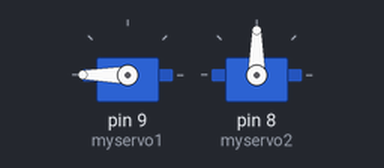
This sketch was run on a simulated Arduino Uno, built with avr-gcc and run on an emulated ATmega328P. Shown: 2 × servo.

Above: at 0.05 s.
At 1.05 s:
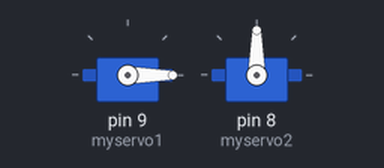
At 2.05 s:
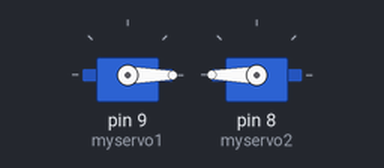
At 4.05 s:
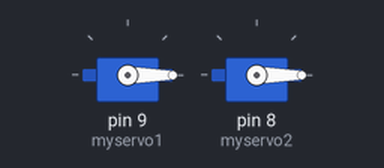
Timing chart, 0 to 5.3 s (numbered marks = the images above):
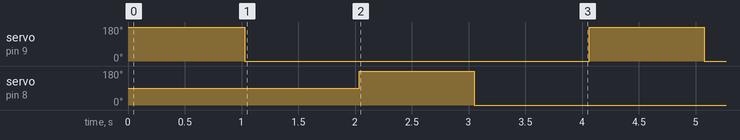

Measured:
- by itself, servo on pin 9 (myservo1), servo on pin 8 (myservo2): alternates 180° for 1.0 s and 0° for 3.0 s

The sketch:

sketch_jun09d.ino
```cpp
#include <Servo.h>

Servo myservo1;
Servo myservo2;
int pos = 0;

void setup() {
  myservo1.attach(9);
  myservo2.attach(8);
}

void loop() {
  for (pos = 0; pos <= 180; pos += 1)
    myservo1.write(pos);
    delay(1000);

  for (pos = 180; pos >= 0; pos -= 1)
    myservo1.write(pos);
    delay(1000);

  for (pos = 0; pos <= 180; pos += 1)
    myservo2.write(pos);
    delay(1000);

  for (pos = 180; pos >= 0; pos -= 1)
    myservo2.write(pos);
    delay(1000);

}
```
